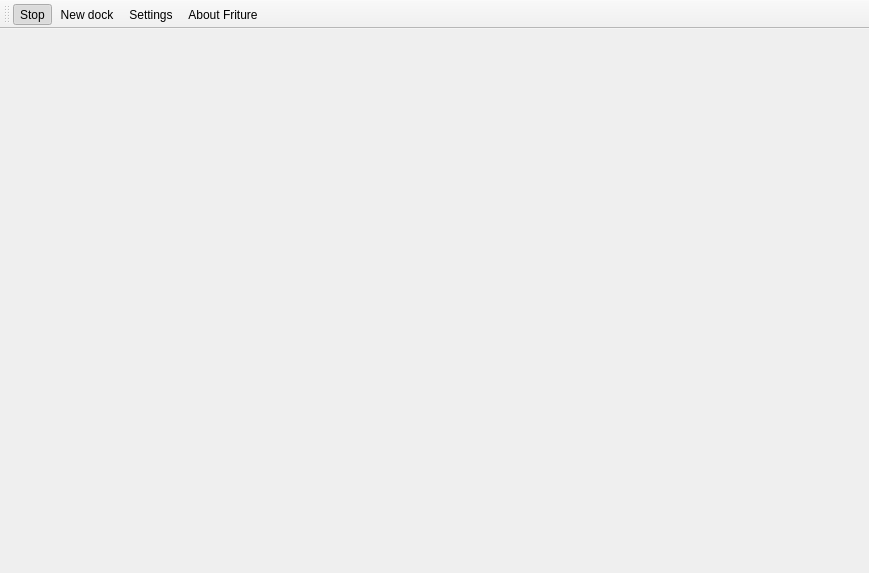
<?xml version="1.0" encoding="UTF-8"?>
<ui version="4.0">
 <class>MainWindow</class>
 <widget class="QMainWindow" name="MainWindow">
  <property name="geometry">
   <rect>
    <x>0</x>
    <y>0</y>
    <width>869</width>
    <height>573</height>
   </rect>
  </property>
  <property name="windowTitle">
   <string>Friture</string>
  </property>
  <property name="windowIcon">
   <iconset resource="../resources/friture.qrc">
    <normaloff>:/images-src/window-icon.svg</normaloff>:/images-src/window-icon.svg</iconset>
  </property>
  <widget class="QWidget" name="centralwidget">
   <property name="styleSheet">
    <string notr="true"/>
   </property>
  </widget>
  <widget class="QToolBar" name="toolBar">
   <property name="windowTitle">
    <string>toolBar</string>
   </property>
   <property name="toolButtonStyle">
    <enum>Qt::ToolButtonTextBesideIcon</enum>
   </property>
   <attribute name="toolBarArea">
    <enum>TopToolBarArea</enum>
   </attribute>
   <attribute name="toolBarBreak">
    <bool>false</bool>
   </attribute>
   <addaction name="actionStart"/>
   <addaction name="actionNew_dock"/>
   <addaction name="actionSettings"/>
   <addaction name="actionAbout"/>
  </widget>
  <action name="actionStart">
   <property name="checkable">
    <bool>true</bool>
   </property>
   <property name="checked">
    <bool>true</bool>
   </property>
   <property name="icon">
    <iconset resource="../resources/friture.qrc">
     <normaloff>:/images-src/start.svg</normaloff>
     <normalon>:/images-src/stop.svg</normalon>
     <disabledon>:/images-src/stop.svg</disabledon>
     <activeon>:/images-src/stop.svg</activeon>
     <selectedon>:/images-src/stop.svg</selectedon>:/images-src/start.svg</iconset>
   </property>
   <property name="text">
    <string>Stop</string>
   </property>
   <property name="toolTip">
    <string>Start/Stop</string>
   </property>
  </action>
  <action name="actionSettings">
   <property name="icon">
    <iconset resource="../resources/friture.qrc">
     <normaloff>:/images-src/tools.svg</normaloff>:/images-src/tools.svg</iconset>
   </property>
   <property name="text">
    <string>Settings</string>
   </property>
   <property name="toolTip">
    <string>Display settings dialog</string>
   </property>
  </action>
  <action name="actionAbout">
   <property name="icon">
    <iconset resource="../resources/friture.qrc">
     <normaloff>:/images-src/window-icon.svg</normaloff>:/images-src/window-icon.svg</iconset>
   </property>
   <property name="text">
    <string>About Friture</string>
   </property>
  </action>
  <action name="actionNew_dock">
   <property name="icon">
    <iconset resource="../resources/friture.qrc">
     <normaloff>:/images-src/new-dock.svg</normaloff>:/images-src/new-dock.svg</iconset>
   </property>
   <property name="text">
    <string>New dock</string>
   </property>
   <property name="toolTip">
    <string>Add a new dock to Friture window</string>
   </property>
  </action>
 </widget>
 <resources>
  <include location="../resources/friture.qrc"/>
 </resources>
 <connections/>
</ui>
